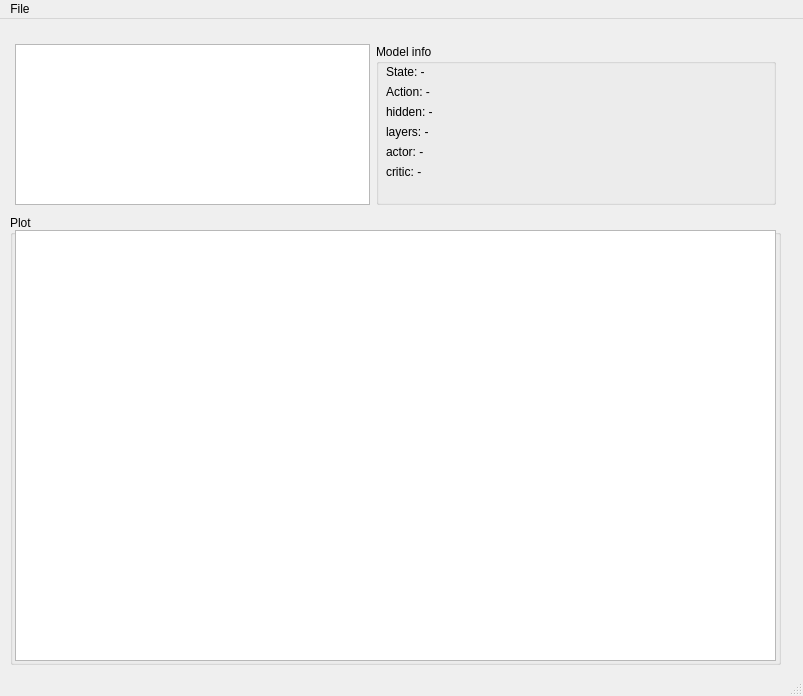
<?xml version="1.0" encoding="UTF-8"?>
<ui version="4.0">
 <class>MainWindow</class>
 <widget class="QMainWindow" name="MainWindow">
  <property name="geometry">
   <rect>
    <x>0</x>
    <y>0</y>
    <width>803</width>
    <height>696</height>
   </rect>
  </property>
  <property name="windowTitle">
   <string>Model Viewer</string>
  </property>
  <widget class="QWidget" name="centralwidget">
   <property name="sizePolicy">
    <sizepolicy hsizetype="Expanding" vsizetype="Expanding">
     <horstretch>0</horstretch>
     <verstretch>0</verstretch>
    </sizepolicy>
   </property>
   <widget class="QWidget" name="verticalLayoutWidget">
    <property name="geometry">
     <rect>
      <x>0</x>
      <y>0</y>
      <width>791</width>
      <height>651</height>
     </rect>
    </property>
    <layout class="QVBoxLayout" name="mainLayout">
     <property name="leftMargin">
      <number>10</number>
     </property>
     <property name="topMargin">
      <number>10</number>
     </property>
     <property name="rightMargin">
      <number>10</number>
     </property>
     <property name="bottomMargin">
      <number>5</number>
     </property>
     <item>
      <widget class="QWidget" name="modelWidget" native="true">
       <property name="minimumSize">
        <size>
         <width>0</width>
         <height>180</height>
        </size>
       </property>
       <widget class="QWidget" name="horizontalLayoutWidget_2">
        <property name="geometry">
         <rect>
          <x>0</x>
          <y>10</y>
          <width>771</width>
          <height>171</height>
         </rect>
        </property>
        <layout class="QHBoxLayout" name="modelWidgetLayout">
         <property name="leftMargin">
          <number>5</number>
         </property>
         <property name="topMargin">
          <number>5</number>
         </property>
         <property name="rightMargin">
          <number>5</number>
         </property>
         <property name="bottomMargin">
          <number>5</number>
         </property>
         <item>
          <widget class="QListWidget" name="modelList"/>
         </item>
         <item>
          <widget class="QGroupBox" name="modelInfoBox">
           <property name="minimumSize">
            <size>
             <width>400</width>
             <height>0</height>
            </size>
           </property>
           <property name="title">
            <string>Model info</string>
           </property>
           <widget class="QLabel" name="label">
            <property name="geometry">
             <rect>
              <x>10</x>
              <y>20</y>
              <width>81</width>
              <height>16</height>
             </rect>
            </property>
            <property name="text">
             <string>State: -</string>
            </property>
           </widget>
           <widget class="QLabel" name="label_2">
            <property name="geometry">
             <rect>
              <x>10</x>
              <y>40</y>
              <width>81</width>
              <height>16</height>
             </rect>
            </property>
            <property name="text">
             <string>Action: -</string>
            </property>
           </widget>
           <widget class="QLabel" name="label_3">
            <property name="geometry">
             <rect>
              <x>10</x>
              <y>60</y>
              <width>81</width>
              <height>16</height>
             </rect>
            </property>
            <property name="text">
             <string>hidden: -</string>
            </property>
           </widget>
           <widget class="QLabel" name="label_4">
            <property name="geometry">
             <rect>
              <x>10</x>
              <y>80</y>
              <width>81</width>
              <height>16</height>
             </rect>
            </property>
            <property name="text">
             <string>layers: -</string>
            </property>
           </widget>
           <widget class="QLabel" name="label_5">
            <property name="geometry">
             <rect>
              <x>10</x>
              <y>100</y>
              <width>81</width>
              <height>16</height>
             </rect>
            </property>
            <property name="text">
             <string>actor: -</string>
            </property>
           </widget>
           <widget class="QLabel" name="label_6">
            <property name="geometry">
             <rect>
              <x>10</x>
              <y>120</y>
              <width>81</width>
              <height>16</height>
             </rect>
            </property>
            <property name="text">
             <string>critic: -</string>
            </property>
           </widget>
          </widget>
         </item>
        </layout>
       </widget>
      </widget>
     </item>
     <item>
      <widget class="QGroupBox" name="plotGroupBox">
       <property name="sizePolicy">
        <sizepolicy hsizetype="Expanding" vsizetype="Expanding">
         <horstretch>0</horstretch>
         <verstretch>0</verstretch>
        </sizepolicy>
       </property>
       <property name="title">
        <string>Plot</string>
       </property>
       <widget class="QWidget" name="horizontalLayoutWidget">
        <property name="geometry">
         <rect>
          <x>0</x>
          <y>10</y>
          <width>771</width>
          <height>441</height>
         </rect>
        </property>
        <layout class="QHBoxLayout" name="plotBoxLayout">
         <property name="sizeConstraint">
          <enum>QLayout::SetNoConstraint</enum>
         </property>
         <property name="leftMargin">
          <number>5</number>
         </property>
         <property name="topMargin">
          <number>5</number>
         </property>
         <property name="rightMargin">
          <number>5</number>
         </property>
         <property name="bottomMargin">
          <number>5</number>
         </property>
         <item>
          <widget class="QChartView" name="chartView">
           <property name="sizePolicy">
            <sizepolicy hsizetype="Expanding" vsizetype="Expanding">
             <horstretch>0</horstretch>
             <verstretch>0</verstretch>
            </sizepolicy>
           </property>
           <property name="minimumSize">
            <size>
             <width>0</width>
             <height>0</height>
            </size>
           </property>
           <property name="autoFillBackground">
            <bool>false</bool>
           </property>
          </widget>
         </item>
        </layout>
       </widget>
      </widget>
     </item>
    </layout>
   </widget>
  </widget>
  <widget class="QMenuBar" name="menubar">
   <property name="geometry">
    <rect>
     <x>0</x>
     <y>0</y>
     <width>803</width>
     <height>19</height>
    </rect>
   </property>
   <widget class="QMenu" name="menuMahjong_Model_Viwer">
    <property name="title">
     <string>File</string>
    </property>
    <addaction name="actionOpen"/>
    <addaction name="actionOpen_Folder"/>
   </widget>
   <addaction name="menuMahjong_Model_Viwer"/>
  </widget>
  <widget class="QStatusBar" name="statusbar"/>
  <action name="actionOpen">
   <property name="text">
    <string>Open Model...</string>
   </property>
  </action>
  <action name="actionOpen_Folder">
   <property name="text">
    <string>Open Folder...</string>
   </property>
  </action>
 </widget>
 <customwidgets>
  <customwidget>
   <class>QChartView</class>
   <extends>QGraphicsView</extends>
   <header>QtCharts</header>
  </customwidget>
 </customwidgets>
 <resources/>
 <connections/>
</ui>
